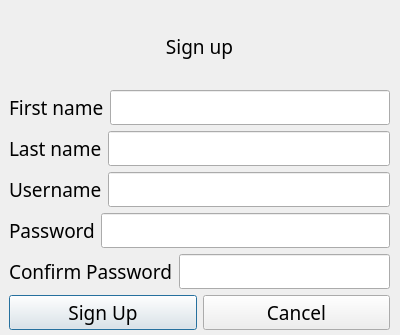
<?xml version="1.0" encoding="UTF-8"?>
<ui version="4.0">
 <class>SignUp</class>
 <widget class="QDialog" name="SignUp">
  <property name="geometry">
   <rect>
    <x>0</x>
    <y>0</y>
    <width>400</width>
    <height>335</height>
   </rect>
  </property>
  <property name="windowTitle">
   <string>Sign Up </string>
  </property>
  <widget class="QWidget" name="verticalLayoutWidget">
   <property name="geometry">
    <rect>
     <x>9</x>
     <y>9</y>
     <width>381</width>
     <height>321</height>
    </rect>
   </property>
   <property name="font">
    <font>
     <family>IRANYekan</family>
     <pointsize>14</pointsize>
    </font>
   </property>
   <layout class="QVBoxLayout" name="verticalLayout">
    <item>
     <widget class="QLabel" name="label">
      <property name="font">
       <font>
        <family>IRANYekan</family>
        <pointsize>14</pointsize>
       </font>
      </property>
      <property name="text">
       <string>Sign up</string>
      </property>
      <property name="alignment">
       <set>Qt::AlignCenter</set>
      </property>
     </widget>
    </item>
    <item>
     <layout class="QHBoxLayout" name="horizontalLayout">
      <item>
       <widget class="QLabel" name="label_2">
        <property name="font">
         <font>
          <family>IRANYekan</family>
          <pointsize>14</pointsize>
         </font>
        </property>
        <property name="text">
         <string>First name</string>
        </property>
       </widget>
      </item>
      <item>
       <widget class="QLineEdit" name="lineEdit">
        <property name="font">
         <font>
          <family>IRANYekan</family>
          <pointsize>14</pointsize>
         </font>
        </property>
       </widget>
      </item>
     </layout>
    </item>
    <item>
     <layout class="QHBoxLayout" name="horizontalLayout_2">
      <item>
       <widget class="QLabel" name="label_3">
        <property name="font">
         <font>
          <family>IRANYekan</family>
          <pointsize>14</pointsize>
         </font>
        </property>
        <property name="text">
         <string>Last name</string>
        </property>
       </widget>
      </item>
      <item>
       <widget class="QLineEdit" name="lineEdit_2">
        <property name="font">
         <font>
          <family>IRANYekan</family>
          <pointsize>14</pointsize>
         </font>
        </property>
       </widget>
      </item>
     </layout>
    </item>
    <item>
     <layout class="QHBoxLayout" name="horizontalLayout_3">
      <item>
       <widget class="QLabel" name="label_4">
        <property name="font">
         <font>
          <family>IRANYekan</family>
          <pointsize>14</pointsize>
         </font>
        </property>
        <property name="text">
         <string>Username</string>
        </property>
       </widget>
      </item>
      <item>
       <widget class="QLineEdit" name="lineEdit_3">
        <property name="font">
         <font>
          <family>IRANYekan</family>
          <pointsize>14</pointsize>
         </font>
        </property>
       </widget>
      </item>
     </layout>
    </item>
    <item>
     <layout class="QHBoxLayout" name="horizontalLayout_4">
      <item>
       <widget class="QLabel" name="label_5">
        <property name="font">
         <font>
          <family>IRANYekan</family>
          <pointsize>14</pointsize>
         </font>
        </property>
        <property name="text">
         <string>Password</string>
        </property>
       </widget>
      </item>
      <item>
       <widget class="QLineEdit" name="lineEdit_4">
        <property name="font">
         <font>
          <family>IRANYekan</family>
          <pointsize>14</pointsize>
         </font>
        </property>
       </widget>
      </item>
     </layout>
    </item>
    <item>
     <layout class="QHBoxLayout" name="horizontalLayout_5">
      <item>
       <widget class="QLabel" name="label_6">
        <property name="font">
         <font>
          <family>IRANYekan</family>
          <pointsize>14</pointsize>
         </font>
        </property>
        <property name="text">
         <string>Confirm Password</string>
        </property>
       </widget>
      </item>
      <item>
       <widget class="QLineEdit" name="lineEdit_5">
        <property name="font">
         <font>
          <family>IRANYekan</family>
          <pointsize>14</pointsize>
         </font>
        </property>
       </widget>
      </item>
     </layout>
    </item>
    <item>
     <layout class="QHBoxLayout" name="horizontalLayout_6">
      <item>
       <widget class="QPushButton" name="pushButton">
        <property name="font">
         <font>
          <family>IRANYekan</family>
          <pointsize>14</pointsize>
         </font>
        </property>
        <property name="text">
         <string>Sign Up</string>
        </property>
       </widget>
      </item>
      <item>
       <widget class="QPushButton" name="pushButton_2">
        <property name="font">
         <font>
          <family>IRANYekan</family>
          <pointsize>14</pointsize>
         </font>
        </property>
        <property name="text">
         <string>Cancel</string>
        </property>
       </widget>
      </item>
     </layout>
    </item>
   </layout>
  </widget>
 </widget>
 <resources/>
 <connections/>
</ui>
